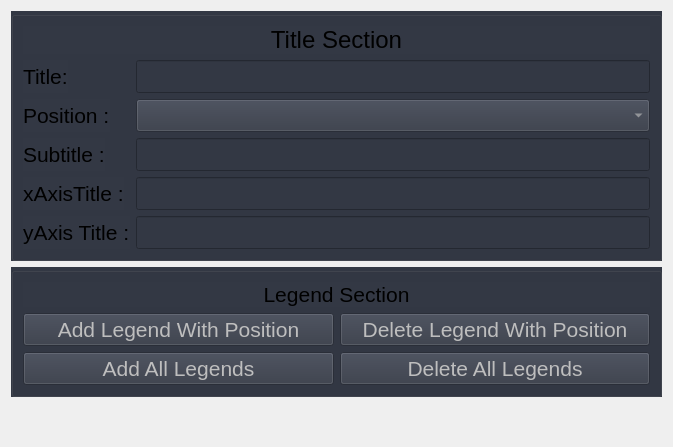
<?xml version="1.0" encoding="UTF-8"?>
<ui version="4.0">
 <class>Form</class>
 <widget class="QWidget" name="Form">
  <property name="geometry">
   <rect>
    <x>0</x>
    <y>0</y>
    <width>673</width>
    <height>447</height>
   </rect>
  </property>
  <property name="windowTitle">
   <string>Form</string>
  </property>
  <layout class="QVBoxLayout" name="verticalLayout">
   <item>
    <widget class="QGroupBox" name="groupBox">
     <property name="styleSheet">
      <string notr="true">background-color: rgb(51, 56, 68);</string>
     </property>
     <layout class="QFormLayout" name="formLayout_2">
      <item row="0" column="0" colspan="2">
       <widget class="QLabel" name="label_7">
        <property name="font">
         <font>
          <pointsize>18</pointsize>
         </font>
        </property>
        <property name="text">
         <string>Title Section</string>
        </property>
        <property name="alignment">
         <set>Qt::AlignCenter</set>
        </property>
       </widget>
      </item>
      <item row="1" column="0">
       <widget class="QLabel" name="label">
        <property name="font">
         <font>
          <pointsize>16</pointsize>
         </font>
        </property>
        <property name="text">
         <string>Title:</string>
        </property>
        <property name="alignment">
         <set>Qt::AlignLeading|Qt::AlignLeft|Qt::AlignVCenter</set>
        </property>
       </widget>
      </item>
      <item row="1" column="1">
       <widget class="QLineEdit" name="le_title">
        <property name="enabled">
         <bool>false</bool>
        </property>
        <property name="font">
         <font>
          <pointsize>16</pointsize>
         </font>
        </property>
       </widget>
      </item>
      <item row="2" column="0">
       <widget class="QLabel" name="label_2">
        <property name="font">
         <font>
          <pointsize>16</pointsize>
         </font>
        </property>
        <property name="text">
         <string>Position :</string>
        </property>
       </widget>
      </item>
      <item row="2" column="1">
       <widget class="QComboBox" name="cmb_pos">
        <property name="enabled">
         <bool>false</bool>
        </property>
        <property name="font">
         <font>
          <pointsize>16</pointsize>
         </font>
        </property>
       </widget>
      </item>
      <item row="3" column="0">
       <widget class="QLabel" name="label_3">
        <property name="font">
         <font>
          <pointsize>16</pointsize>
         </font>
        </property>
        <property name="text">
         <string>Subtitle :</string>
        </property>
       </widget>
      </item>
      <item row="3" column="1">
       <widget class="QLineEdit" name="le_subtitle">
        <property name="enabled">
         <bool>false</bool>
        </property>
        <property name="font">
         <font>
          <pointsize>16</pointsize>
         </font>
        </property>
       </widget>
      </item>
      <item row="4" column="0">
       <widget class="QLabel" name="label_5">
        <property name="font">
         <font>
          <pointsize>16</pointsize>
         </font>
        </property>
        <property name="text">
         <string>xAxisTitle :</string>
        </property>
       </widget>
      </item>
      <item row="4" column="1">
       <widget class="QLineEdit" name="le_xAxis">
        <property name="enabled">
         <bool>false</bool>
        </property>
        <property name="font">
         <font>
          <pointsize>16</pointsize>
         </font>
        </property>
       </widget>
      </item>
      <item row="5" column="0">
       <widget class="QLabel" name="label_6">
        <property name="font">
         <font>
          <pointsize>16</pointsize>
         </font>
        </property>
        <property name="text">
         <string>yAxis Title :</string>
        </property>
       </widget>
      </item>
      <item row="5" column="1">
       <widget class="QLineEdit" name="le_yAxis">
        <property name="enabled">
         <bool>false</bool>
        </property>
        <property name="font">
         <font>
          <pointsize>16</pointsize>
         </font>
        </property>
       </widget>
      </item>
     </layout>
    </widget>
   </item>
   <item>
    <widget class="QGroupBox" name="groupBox">
     <property name="styleSheet">
      <string notr="true">background-color: rgb(51, 56, 68);</string>
     </property>
     <layout class="QVBoxLayout" name="verticalLayout_3">
      <item>
       <widget class="QLabel" name="label_4">
        <property name="font">
         <font>
          <pointsize>16</pointsize>
         </font>
        </property>
        <property name="text">
         <string>Legend Section</string>
        </property>
        <property name="alignment">
         <set>Qt::AlignCenter</set>
        </property>
       </widget>
      </item>
      <item>
       <layout class="QHBoxLayout" name="horizontalLayout_5">
        <item>
         <widget class="QPushButton" name="pb_legend">
          <property name="enabled">
           <bool>false</bool>
          </property>
          <property name="font">
           <font>
            <pointsize>16</pointsize>
           </font>
          </property>
          <property name="text">
           <string>Add Legend With Position</string>
          </property>
         </widget>
        </item>
        <item>
         <widget class="QPushButton" name="pb_deleteLegend">
          <property name="enabled">
           <bool>false</bool>
          </property>
          <property name="font">
           <font>
            <pointsize>16</pointsize>
           </font>
          </property>
          <property name="text">
           <string>Delete Legend With Position</string>
          </property>
         </widget>
        </item>
       </layout>
      </item>
      <item>
       <layout class="QHBoxLayout" name="horizontalLayout_4">
        <item>
         <widget class="QPushButton" name="pb_legends">
          <property name="enabled">
           <bool>false</bool>
          </property>
          <property name="font">
           <font>
            <pointsize>16</pointsize>
           </font>
          </property>
          <property name="text">
           <string>Add All Legends</string>
          </property>
         </widget>
        </item>
        <item>
         <widget class="QPushButton" name="pb_deleteLegends">
          <property name="enabled">
           <bool>false</bool>
          </property>
          <property name="font">
           <font>
            <pointsize>16</pointsize>
           </font>
          </property>
          <property name="text">
           <string>Delete All Legends</string>
          </property>
         </widget>
        </item>
       </layout>
      </item>
     </layout>
    </widget>
   </item>
   <item>
    <spacer name="verticalSpacer">
     <property name="orientation">
      <enum>Qt::Vertical</enum>
     </property>
     <property name="sizeHint" stdset="0">
      <size>
       <width>20</width>
       <height>40</height>
      </size>
     </property>
    </spacer>
   </item>
  </layout>
 </widget>
 <resources/>
 <connections/>
</ui>
